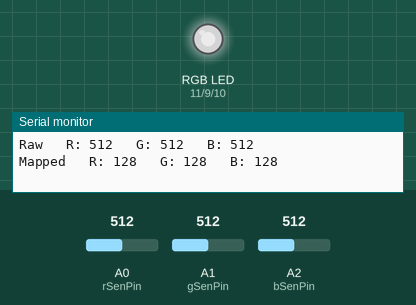
Simulated run of this sketch. Board: Arduino Uno, built with avr-gcc and run on an emulated ATmega328P. Parts: an RGB LED mixed from three pins (HIGH = lit), the last lines printed to the serial monitor. Inputs (shaded band) come from the test bench; at power-on: A0 (rSenPin) = 512, A1 (gSenPin) = 512, A2 (bSenPin) = 512. Dim RGB values are drawn brighter than linear.

Above: at 1.2 s.
1.3 s: A0 (rSenPin) set to 716
At 2.5 s:
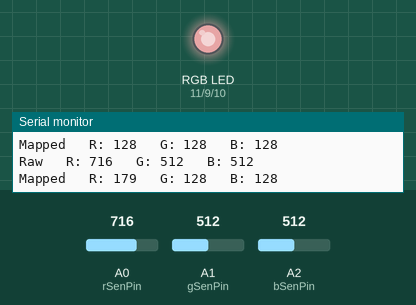
2.8 s: A1 (gSenPin) set to 716
At 3.6 s:
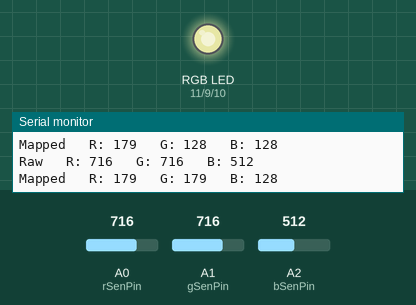
4.3 s: A2 (bSenPin) set to 108
At 5.5 s:
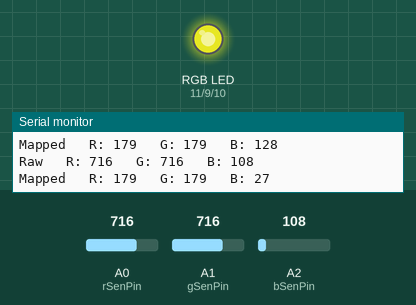
5.8 s: A2 (bSenPin) set to 91
At 6.9 s:
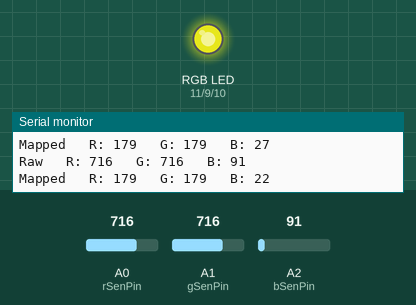
7.3 s: A0 (rSenPin) set to 900
At 8.2 s:
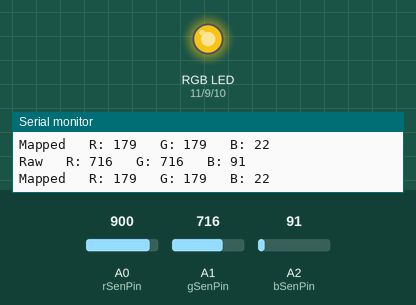
8.8 s: A1 (gSenPin) set to 900
At 9.5 s:
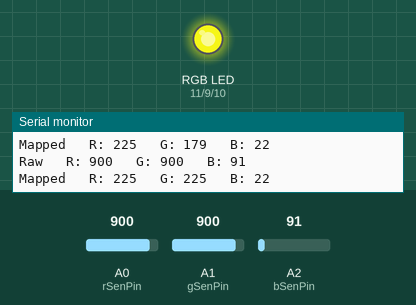
Timing chart, 0 to 11.3 s (numbered marks = the images above; inputs shaded):
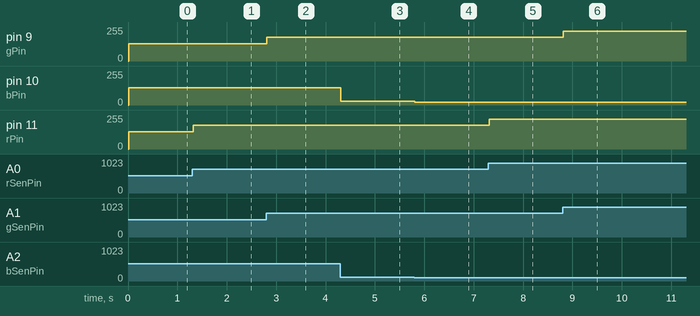

Measured:
- after the input at 1.3 s, pin 11 (rPin): 128/255 → 179/255 at once
- after the input at 2.8 s, pin 9 (gPin): 128/255 → 179/255 at once
- after the input at 4.3 s, pin 10 (bPin): 128/255 → 27/255 at once
- after the input at 5.8 s, pin 10 (bPin): 27/255 → 22/255 at once
- after the input at 7.3 s, pin 11 (rPin): 179/255 → 225/255 at once
- after the input at 8.8 s, pin 9 (gPin): 179/255 → 225/255 at once

The sketch:

xch_t04.ino
```cpp
const int rPin = 11;
const int bPin = 10;
const int gPin = 9;

const int rSenPin = A0;
const int gSenPin = A1;
const int bSenPin = A2;

int rVal = 0;
int gVal = 0;
int bVal = 0;

int rSenVal = 0;
int gSenVal = 0;
int bSenVal = 0;

int wait = 0;

void setup() {
  Serial.begin(9600);

  pinMode(rPin, OUTPUT);
  pinMode(gPin, OUTPUT);
  pinMode(bPin, OUTPUT);
}

void loop() {
  rSenVal = analogRead(rSenPin);
  delay(5);
  gSenVal = analogRead(gSenPin);
  delay(5);
  bSenVal = analogRead(bSenPin);

  if (wait == 100) {
    Serial.print("Raw\t R: ");
    Serial.print(rSenVal);
    Serial.print("\t G: ");
    Serial.print(gSenVal);
    Serial.print("\t B: ");
    Serial.println(bSenVal);
  }

  rVal = rSenVal / 4;
  gVal = gSenVal / 4;
  bVal = bSenVal / 4;

  if (wait == 100) {
    Serial.print("Mapped\t R: ");
    Serial.print(rVal);
    Serial.print("\t G: ");
    Serial.print(gVal);
    Serial.print("\t B: ");
    Serial.println(bVal);
    wait = 0;
  }

  analogWrite(rPin, rVal);
  analogWrite(gPin, gVal);
  analogWrite(bPin, bVal);

  wait++;
}
```
